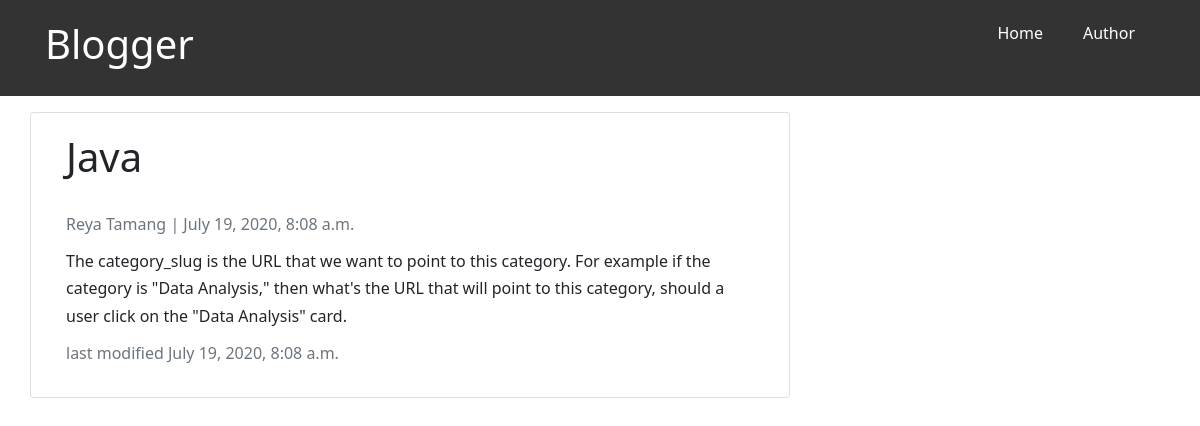
The app's page /detail/2 with its own data.
### blog/models.py (models this page shows, shortened)
class BaseClass(models.Model):
    created_at = models.DateTimeField(auto_now_add=True)
    updated_at = models.DateTimeField(auto_now=True)
    class Meta:
        abstract = True

class BlogPost(BaseClass):
    title = models.CharField(max_length=200)
    author = models.ForeignKey(Author, on_delete=models.CASCADE)
    content = models.TextField()

class Author(models.Model):
    name = models.CharField(max_length=200)
    email = models.EmailField()

### blog/views.py (the view)
# urls.py: path('detail/<int:blog_id>',render_detail)
def render_detail(request, blog_id):
    blog_obj = get_object_or_404(BlogPost, id=blog_id)
    return render(request, 'blog/detail.html',context={'blog_obj':blog_obj})

### blog/templates/blog/detail.html
{% extends 'blog/base.html' %}
{%block main_body%}
<div class="container">
  <div class="row">
    <div class="col-md-8 card mb-4  mt-3 left  top">
      <div class="card-body">
        <h1> {{ blog_obj.title }} </h1>
        <p class=" text-muted">{{ blog_obj.author.name }} | {{ blog_obj.created_at }}</p>
        <p class="card-text ">{{ blog_obj.content | safe }}</p>
        <p class=" text-muted">last modified {{ blog_obj.updated_at }}</p>
      </div>
    </div>
  </div>
</div>
{% endblock %}

### blog/templates/blog/base.html (style rules this page uses)
* { margin: 0; padding: 0; box-sizing: border-box; }
html, body { font-family: 'Segoe UI', Tahoma, Geneva, Verdana, sans-serif; line-height: 1.7em; }
h1, h2, h3 { padding-bottom: 20px; }
p { margin: 10px 0; }

### records on screen
BlogPost: title "Java", author.name "Reya Tamang", created_at "July 19, 2020, 8:08 a.m.", content "The category_slug is the URL that we want to point to this category. For example if the category is \"Data Analysis,\" then what's the URL that will point to this category, should a user click on the \"Data Analysis\" card.", updated_at "July 19, 2020, 8:08 a.m."
